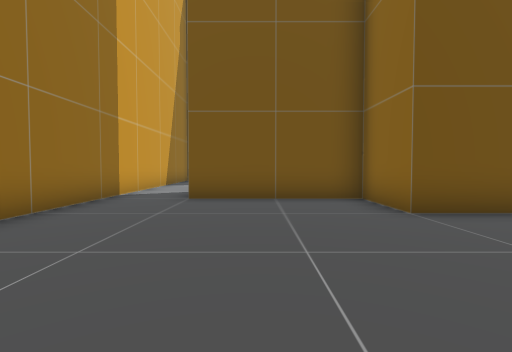
[1] (above)

19 first-person views from a walk through a Unity game level. The camera is 1.5 m above the floor, tilts 2° down and sees 85° across. The floor is counted in squares, 2 m on a side. Each view is taken from the middle of a square. On the plan, view 1 faces up. The plan holds only what a view shows up to about 10 squares ahead; the rest is blank. The place goes on beyond the plan.

[2]
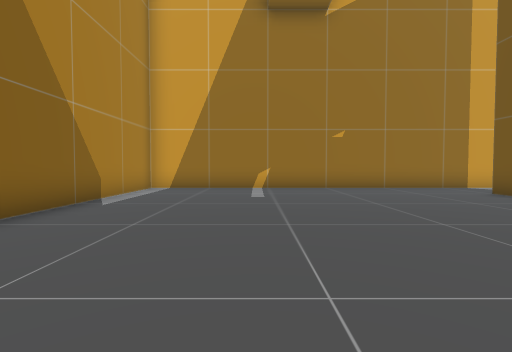

[3]
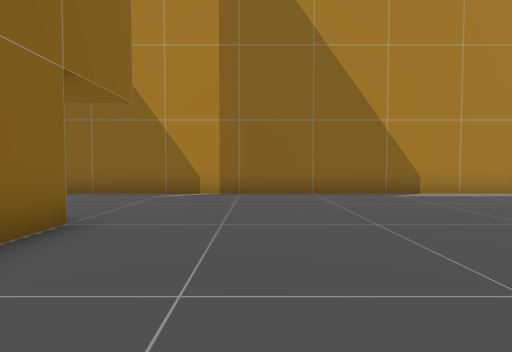

[4]
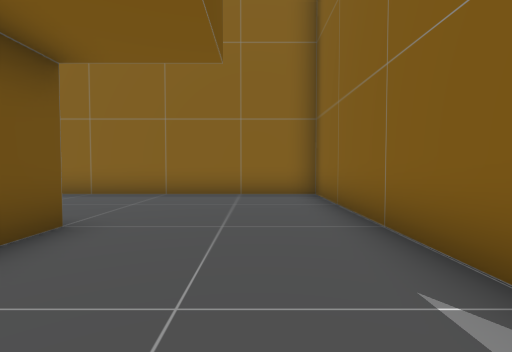

[5]
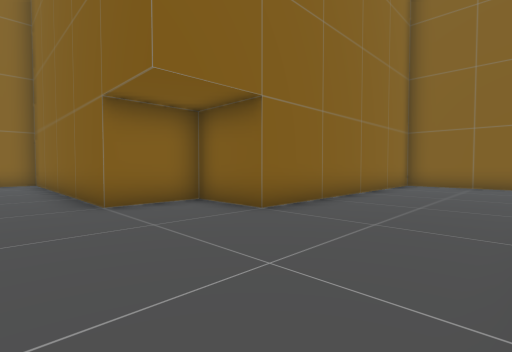

[6]
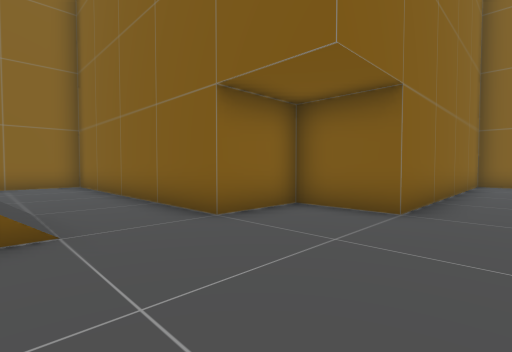

[7]
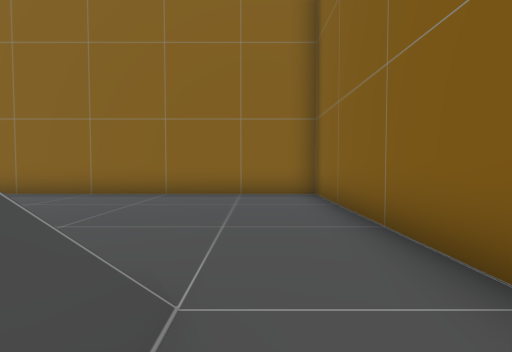

[8]
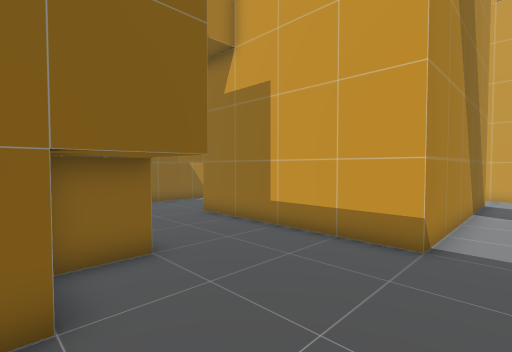

[9]
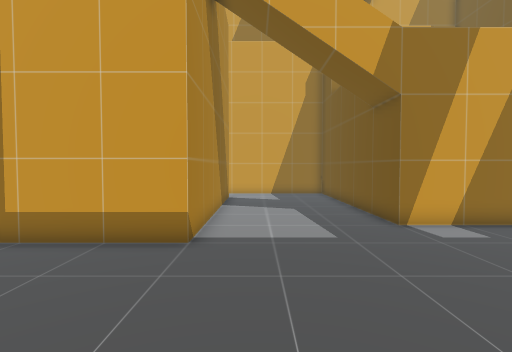

[10]
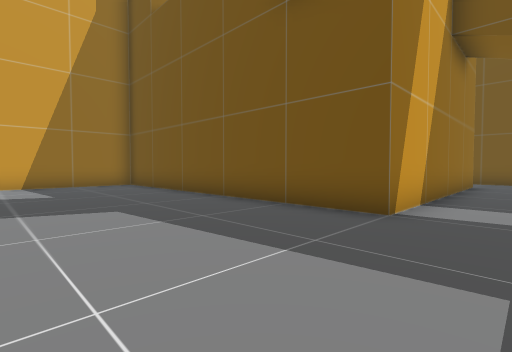

[11]
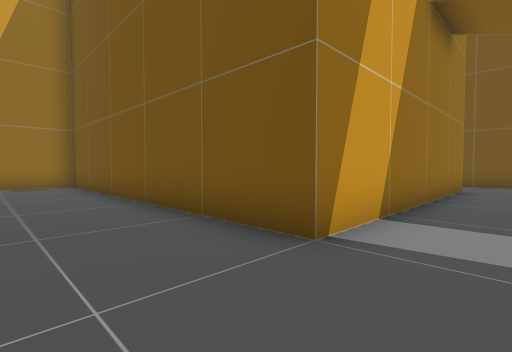

[12]
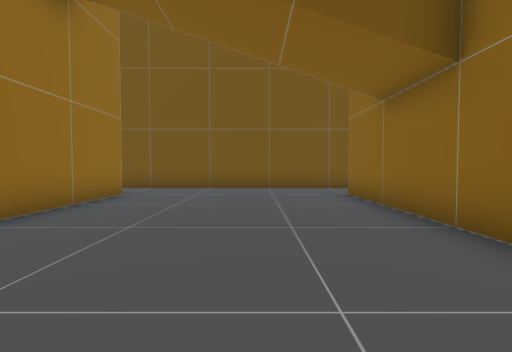

[13]
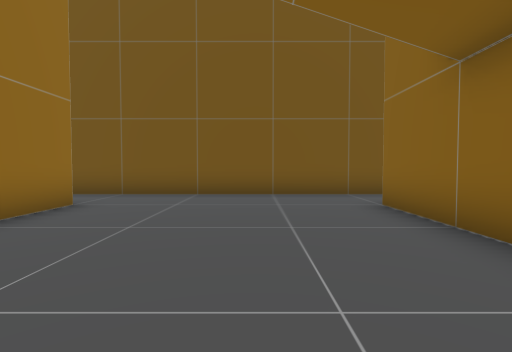

[14]
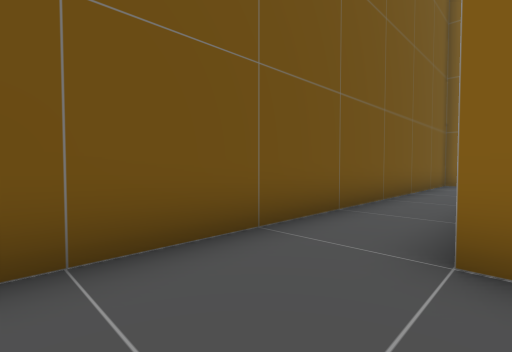

[15]
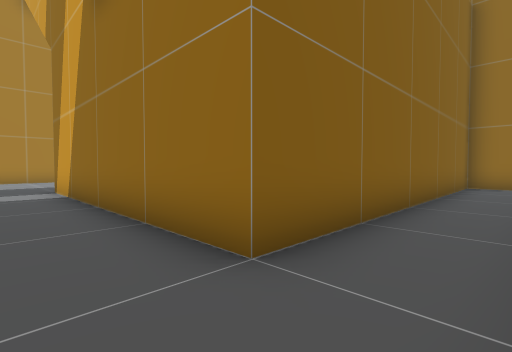

[16]
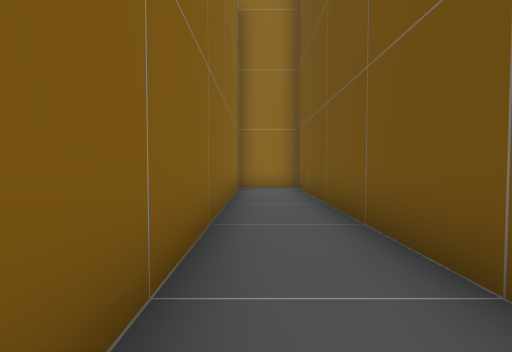

[17]
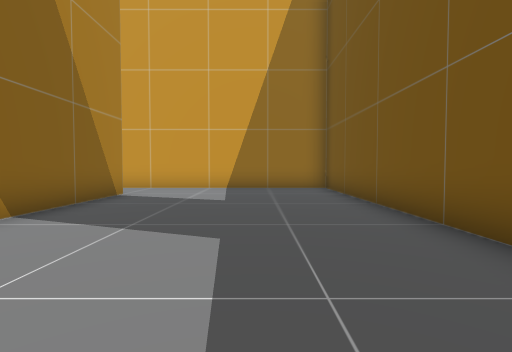

[18]
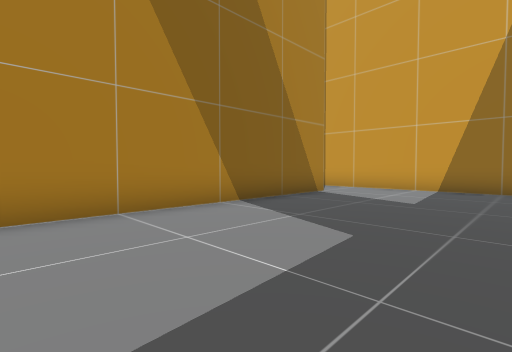

[19]
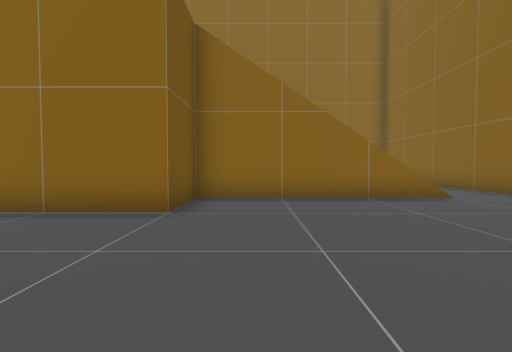

### Floor plan
Points are (right, up) in squares from view 1. A wall is a line through its corners. A room is listed if a view was taken in it or the views show most of it. See-through windows are left out.
Room 1 (views 1, 2, 3, 4, 5, 6, 7, 8, 9, 10, 11, 12, 13, 14, 15, 16, 17, 18, 19)
walls: (4.1, 4.4) (2.5, 4.4) (2.5, 6.4) (-1.6, 6.4); (8.5, 0.4) (7.5, 0.4); (6.4, 0.4) (6.4, 1.4); (-1.6, 8.4) (8.4, 8.4) (8.4, 2.5); (21.8, 24.4) (-3.5, 24.4) (-3.5, 22.4) (6.5, 22.4) (6.5, 14.4) (-3.5, 14.4) (-3.5, -3.6) (12.4, -3.6) (12.4, 4.4) (14.4, 4.4) (14.4, 6.4) (22.4, 6.4) (22.4, 14.9)

Positions as (right, up) in squares from view 1, and headings:
1: (0, 0), facing up
2: (6, 0), facing left
3: (4, 4), facing down
4: (5, -2), facing right
5: (9, 8), facing down-right
6: (11, 9), facing down-right
7: (15, 8), facing right
8: (15, 10), facing down-left
9: (15, 10), facing left
10: (8, 10), facing up-left
11: (8, 12), facing up-left
12: (10, 15), facing up
13: (10, 17), facing up
14: (10, 22), facing up-right
15: (8, 24), facing down-left
16: (6, 23), facing left
17: (6, 12), facing left
18: (6, 13), facing down-left
19: (8, 13), facing right
